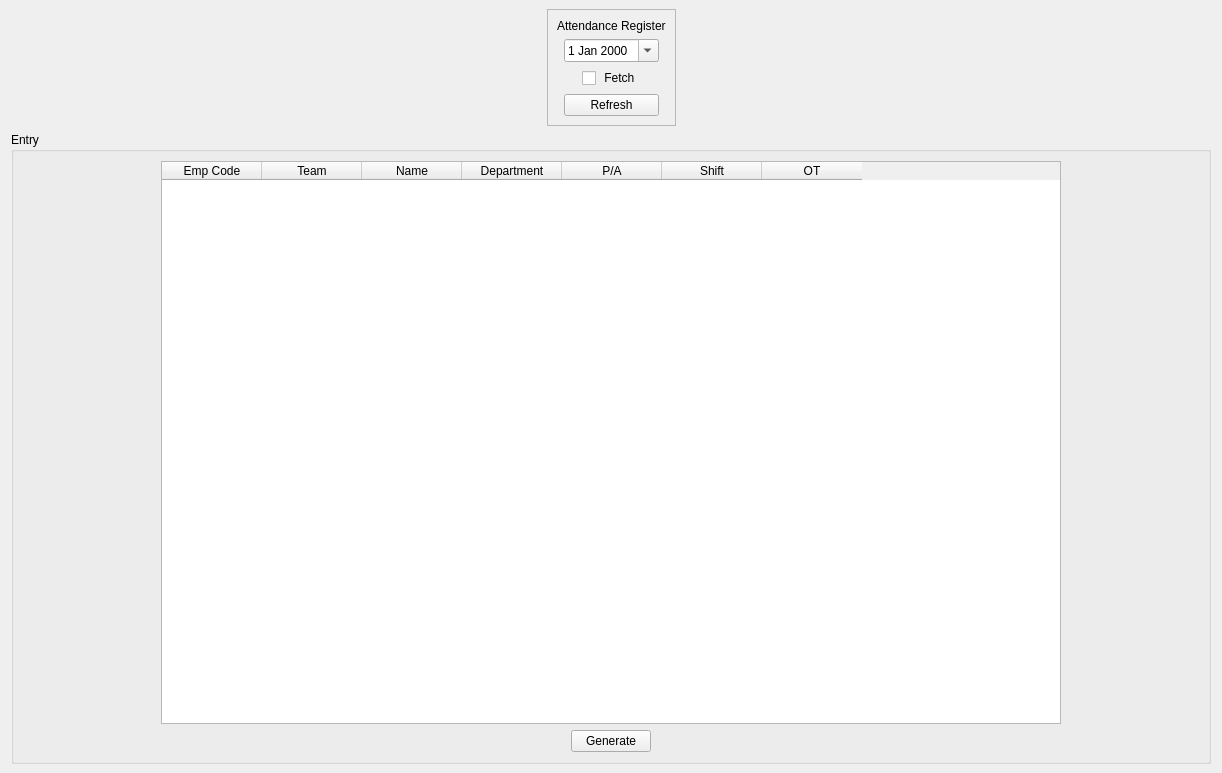
<?xml version="1.0" encoding="UTF-8"?>
<ui version="4.0">
 <class>MWin_AttendanceRegister</class>
 <widget class="QMainWindow" name="MWin_AttendanceRegister">
  <property name="geometry">
   <rect>
    <x>0</x>
    <y>0</y>
    <width>1222</width>
    <height>773</height>
   </rect>
  </property>
  <property name="windowTitle">
   <string>MainWindow</string>
  </property>
  <property name="styleSheet">
   <string notr="true">font: 10pt &quot;Courier New&quot;;</string>
  </property>
  <widget class="QWidget" name="CWin_AttendanceRegister">
   <layout class="QGridLayout" name="gridLayout_3">
    <item row="0" column="0">
     <spacer name="NEX_horizontalSpacer">
      <property name="orientation">
       <enum>Qt::Horizontal</enum>
      </property>
      <property name="sizeHint" stdset="0">
       <size>
        <width>40</width>
        <height>20</height>
       </size>
      </property>
     </spacer>
    </item>
    <item row="0" column="1">
     <widget class="QFrame" name="NEX_frame">
      <property name="frameShape">
       <enum>QFrame::StyledPanel</enum>
      </property>
      <property name="frameShadow">
       <enum>QFrame::Raised</enum>
      </property>
      <layout class="QGridLayout" name="gridLayout">
       <item row="1" column="1">
        <widget class="QDateEdit" name="IQDE_Date">
         <property name="calendarPopup">
          <bool>true</bool>
         </property>
        </widget>
       </item>
       <item row="2" column="1" alignment="Qt::AlignHCenter">
        <widget class="QCheckBox" name="IQC_AttendanceFetch">
         <property name="text">
          <string> Fetch</string>
         </property>
        </widget>
       </item>
       <item row="0" column="0" colspan="3" alignment="Qt::AlignHCenter">
        <widget class="QLabel" name="OQL_Title">
         <property name="maximumSize">
          <size>
           <width>200</width>
           <height>20</height>
          </size>
         </property>
         <property name="text">
          <string>Attendance Register</string>
         </property>
        </widget>
       </item>
       <item row="3" column="1">
        <widget class="QPushButton" name="IQC_Refresh">
         <property name="text">
          <string>Refresh</string>
         </property>
        </widget>
       </item>
      </layout>
     </widget>
    </item>
    <item row="0" column="2">
     <spacer name="NEX_horizontalSpacer_2">
      <property name="orientation">
       <enum>Qt::Horizontal</enum>
      </property>
      <property name="sizeHint" stdset="0">
       <size>
        <width>40</width>
        <height>20</height>
       </size>
      </property>
     </spacer>
    </item>
    <item row="1" column="0" colspan="3" alignment="Qt::AlignHCenter">
     <widget class="QGroupBox" name="NEX_Entry">
      <property name="minimumSize">
       <size>
        <width>1200</width>
        <height>0</height>
       </size>
      </property>
      <property name="maximumSize">
       <size>
        <width>1000</width>
        <height>16777215</height>
       </size>
      </property>
      <property name="title">
       <string>Entry</string>
      </property>
      <layout class="QGridLayout" name="gridLayout_2">
       <item row="1" column="0" alignment="Qt::AlignHCenter">
        <widget class="QPushButton" name="pushButton">
         <property name="text">
          <string>Generate</string>
         </property>
        </widget>
       </item>
       <item row="0" column="0">
        <widget class="QTableWidget" name="OQTB_Register">
         <property name="maximumSize">
          <size>
           <width>900</width>
           <height>16777215</height>
          </size>
         </property>
         <column>
          <property name="text">
           <string>Emp Code</string>
          </property>
         </column>
         <column>
          <property name="text">
           <string>Team</string>
          </property>
         </column>
         <column>
          <property name="text">
           <string>Name</string>
          </property>
         </column>
         <column>
          <property name="text">
           <string>Department</string>
          </property>
         </column>
         <column>
          <property name="text">
           <string>P/A</string>
          </property>
         </column>
         <column>
          <property name="text">
           <string>Shift</string>
          </property>
         </column>
         <column>
          <property name="text">
           <string>OT</string>
          </property>
         </column>
        </widget>
       </item>
      </layout>
     </widget>
    </item>
   </layout>
  </widget>
 </widget>
 <resources/>
 <connections/>
</ui>
